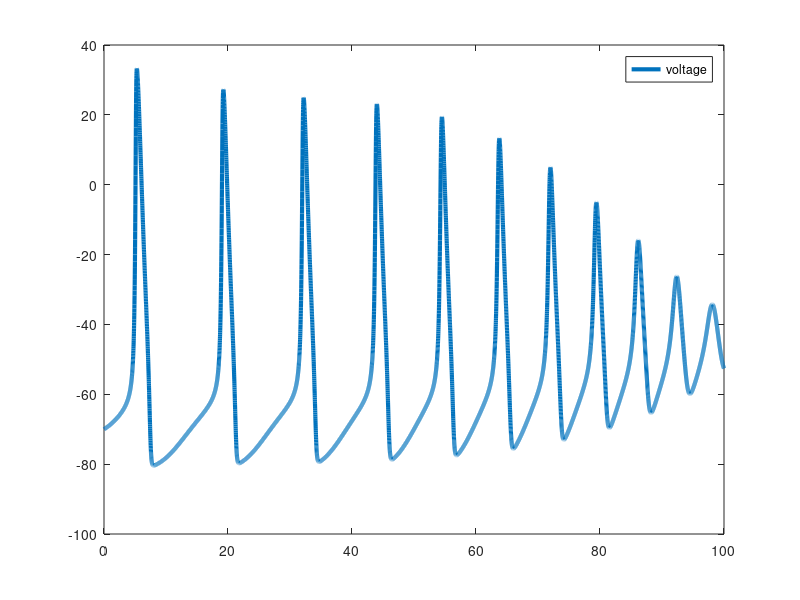

Here is the MATLAB script that generated this plot: (Note: this script raises an error after producing the figure.)
clear all, clc, clear, close all

%===simulation time===
simulationTime = 100; %in milliseconds
deltaT=.01;
t=0:deltaT:simulationTime;


%===specify the external current I===
changeTimes = [0]; %in milliseconds
currentLevels = [50]; %Change this to see effect of different currents on voltage (Suggested values: 3, 20, 50, 1000)

%polinomial structure for the bifurcation parameter
p1 =         1.1;
p2 =      0.9285;
p3 =    -0.02771;
p4 =   0.0003581;

Initinterval = 250;
%neg_inter = 0;
%tinterval=[neg_inter Initinterval];
c=[p1,p2,p3,p4,Initinterval];
y2=c(1)+c(2)*(t)+c(3)*(t).^2+c(4)*(t).^3;
%Set externally applied current across time
%Here, first 500 timesteps are at current of 50, next 1500 timesteps at
%current of zero (resets resting potential of neuron), and the rest of
%timesteps are at constant current

% I(1:500) = currentLevels;
% I(501:2000) = 0; 
% I(2001:numel(t)) = currentLevels;
I=y2;

%Comment out the above line and uncomment the line below for constant current, and observe effects on voltage timecourse
%I(1:numel(t)) = currentLevels;


%===constant parameters===%
%All of these can be found in Table 3
gbar_K=36; gbar_Na=120; g_L=.3;
E_K = -12; E_Na=115; E_L=10.6;
C=1;


%===set the initial states===%
V=0; %Baseline voltage
alpha_n = .01 * ( (10-V) / (exp((10-V)/10)-1) ); %Equation 12
beta_n = .125*exp(-V/80); %Equation 13
alpha_m = .1*( (25-V) / (exp((25-V)/10)-1) ); %Equation 20
beta_m = 4*exp(-V/18); %Equation 21
alpha_h = .07*exp(-V/20); %Equation 23
beta_h = 1/(exp((30-V)/10)+1); %Equation 24

n(1) = alpha_n/(alpha_n+beta_n); %Equation 9
m(1) = alpha_m/(alpha_m+beta_m); %Equation 18
h(1) = alpha_h/(alpha_h+beta_h); %Equation 18


for i=1:numel(t)-1 %Compute coefficients, currents, and derivates at each time step
   
    %---calculate the coefficients---%
    %Equations here are same as above, just calculating at each time step
    alpha_n(i) = .01 * ( (10-V(i)) / (exp((10-V(i))/10)-1) );
    beta_n(i) = .125*exp(-V(i)/80);
    alpha_m(i) = .1*( (25-V(i)) / (exp((25-V(i))/10)-1) );
    beta_m(i) = 4*exp(-V(i)/18);
    alpha_h(i) = .07*exp(-V(i)/20);
    beta_h(i) = 1/(exp((30-V(i))/10)+1);
   
   
    %---calculate the currents---%
    I_Na = (m(i)^3) * gbar_Na * h(i) * (V(i)-E_Na); %Equations 3 and 14
    I_K = (n(i)^4) * gbar_K * (V(i)-E_K); %Equations 4 and 6
    I_L = g_L *(V(i)-E_L); %Equation 5
    %I_ion = I(i) - I_K - I_Na - I_L;
    I_ion = I(i) - I_K - I_Na - I_L;
   
   
    %---calculate the derivatives using Euler first order approximation---%
    V(i+1) = V(i) + deltaT*I_ion/C;
    n(i+1) = n(i) + deltaT*(alpha_n(i) *(1-n(i)) - beta_n(i) * n(i)); %Equation 7
    m(i+1) = m(i) + deltaT*(alpha_m(i) *(1-m(i)) - beta_m(i) * m(i)); %Equation 15
    h(i+1) = h(i) + deltaT*(alpha_h(i) *(1-h(i)) - beta_h(i) * h(i)); %Equation 16

end

%%Construction of the hidden variable
% Hidden variable. 
mu_observed= (m.^3).* gbar_Na.* h.* (V-E_Na)...
    + (n.^4).* gbar_K.* (V-E_K)...
    + g_L.*(V-E_L);


%%Polinomial fit
%Define the function to fi: "Poly order 2"
F1=@(weightdx,time) weightdx(1)+weightdx(2)*time+time.^2*weightdx(3)+...
    time.^3*weightdx(4);
%Curve fitting
weights0=[0.5 0.5 0.5 0.5];
[weightdx, resnorm,~,exitflag,output] = lsqcurvefit(F1,weights0, t, mu_observed)

%Data predicted from F1 evaluated in the polinomail fit
reproduced_data= F1(weightdx,t);

% 
 V = V-70; %Set resting potential to -70mv
% 
% 
%===plot Voltage===%
figure(1)
plot(t,V,'LineWidth',3)
hold on
l=legend({'voltage'})
l.FontSize = 14;
l.Location='northeast';

ylabel('Voltage (mv)')
xlabel('time (ms)')
set(gca,'FontSize',16);
title('Voltage over Time in Simulated Neuron')
hold off

figure(2)
plot(t,y2,'r-','LineWidth',1)% good real dynamic
yline(0,'k--','HandleVisibility','off');
hold on
plot(t,reproduced_data,'b--','LineWidth',1); %Beta from polinomial fit
plot(t,mu_observed,'m-')%,'LineWidth',1) %Beta from steady equations
xlabel('Time')
ylabel('Beta')
%axis([0 20 -100 5000])
set(gca,'FontSize',16);
l=legend('Real hidden variable:analitical polinomial ','Predicted hidden variable:With Polinomial weights','hidden observed from ODE data(x observations) ');
l.FontSize = 14;
l.Location='northeast';
title('Beta from: real dynamic, polinomial fit, Observed from steady equations')
hold off
%Other plots.


x = [t',y2',V'];

plotState_Beta_time_Pred(t,x,mu_observed,y2,reproduced_data,3,3)
%%
figure(nfig)
        subplot(2,2,1)
        hold on
        plot(t,x(:,3),'b-','linewidth',2)
        xlabel('time')
        ylabel('x')
        xline(0,'k--');
        set(gca,'FontSize',16);
        l=legend('X VS Time');
        l.FontSize = 14;
        l.Location='northeast';
        title('Observation State')
        hold off
        
        subplot(2,3,2)
        plot(t,yzero,'r-','linewidth',2)% good True dynamic
        yline(0,'k--','HandleVisibility','off');
        hold on
        plot(t,reproduced_data,'b--','linewidth',2); %Alpha from polinomial fit
        xlabel('Time')
        ylabel('Alpha')
        %axis([0 20 -100 5000])
        set(gca,'FontSize',16);
        l=legend('True ','Inferred control parameter ','Intermediate step ');
        l.FontSize = 14;
        l.Location='northeast';
        title('True, Inferred ')

        hold off                
        
        subplot(2,3,3)
        plot(t,yzero,'r-','linewidth',2)% good True dynamic
        yline(0,'k--','HandleVisibility','off');
        hold on
        plot(t,reproduced_data,'b--','linewidth',2); %Alpha from polinomial fit
        plot(t,mu_observed,'m-','linewidth',1)%,'linewidth',2) %Alpha from steady equations
        xlabel('Time')
        ylabel('Alpha')
        %axis([0 20 -100 5000])
        set(gca,'FontSize',16);
        l=legend('True ','Inferred control parameter ','Intermediate step ');
        l.FontSize = 14;
        l.Location='northeast';
        title('True, Inferred, intermediate')
        hold off
        
        subplot(2,3,4)
        hold on
        plot(x(:,2),x(:,3),'b-','linewidth',2)
        xlabel('Alpha')
        ylabel('x')
        xline(0,'k--');
        set(gca,'FontSize',16);
        l=legend(' x VS Time');
        l.FontSize = 14;
        l.Location='northeast';
        title('State vs Alpha')
        hold off
